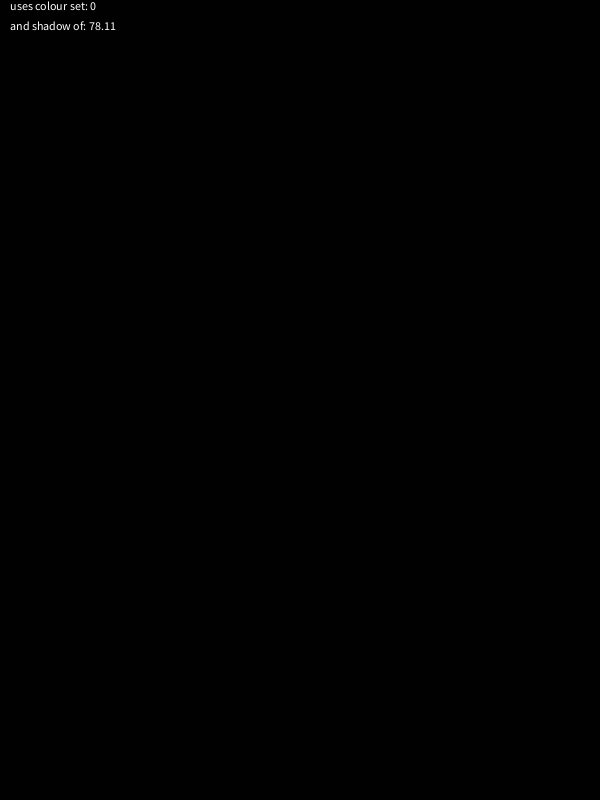
Frame 1 (no input)
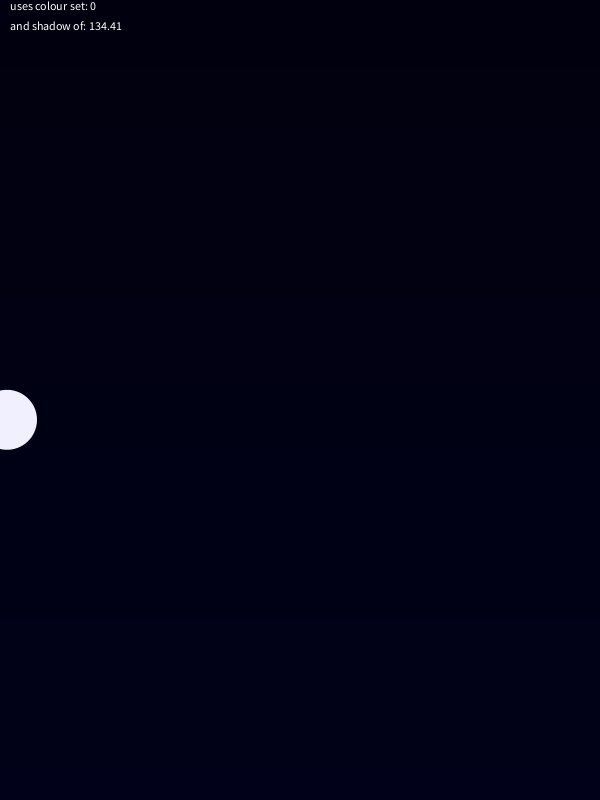
Frame 60 (the mouse pressed at the canvas centre just before this capture)
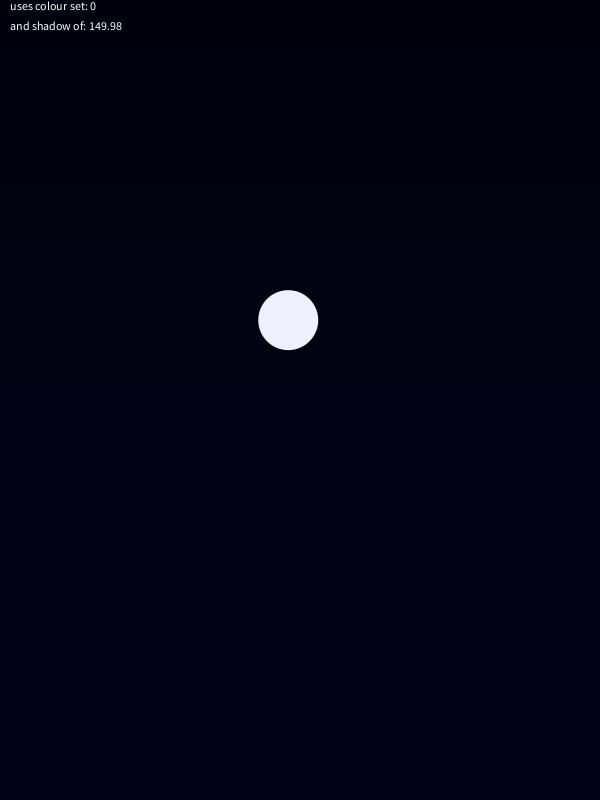
Frame 120 (the mouse held since frame 60 and released just before this capture)

The Processing sketch that drew these frames (run headless with seeded random() and noise(); from frame 60 on, the mouse is pressed at the canvas centre):

// Processing sketch: skyTransitions
// ── skyTransitions.pde
/*
 * Example coded live IMD3005 - Fall 2026
 * Algonquin College
 *
 * Transient of sky colors
 */

color[] skyColor = {color(10, 10, 40), color(60, 150, 230)};
color currentColor;
float DAY_LENGTH = 10000;     // one full day in milliseconds
float time;
float weightAlpha = 0;


void setup() {
  //colorMode(HSB, 360, 100, 100);
  size(600, 800);
  background(skyColor[0]);
}

void draw() {
  time = ( millis() % DAY_LENGTH ) / DAY_LENGTH;
  sky(time);
  sunMoon(time);
}


void sky(float t) {
  noStroke();
  currentColor = lerpColor(currentColor, skyColor[floor(t*2)], 0.05);
  // paint the sky
  background(currentColor);


  weightAlpha = 150 * (1 + sin(t * TWO_PI)) / 2;   // 150 at midnight, 0 at noon
  for (int j = 0; j < height; j += 10) {
    float alpha = map(j, 0, height, weightAlpha, 50);   // darkest at the top
    fill(0, alpha);
    rect(0, j, width, 10);
  }

  fill(255);
  text("uses colour set: "+floor(t*2), 10, 10);
  text("and shadow of: "+ nf(weightAlpha, 0, 2), 10, 30);
}

void keyPressed() {
  if (key == '+') {
    weightAlpha ++;
  } else if (key == '-') {
    weightAlpha --;
  }
}

void sunMoon(float t) {
  float r = height * 0.6;           // length of the arm
  push();
  translate(width / 2, height);     // pivot at the bottom centre
  rotate(t * 2 * PI);               // one full turn per day
  noStroke();
  fill(240, 240, 255);  //white-ish
  circle(-r, 0, 60);                // moon highest at t = 0.25 
  fill(255, 210, 60);  //yellow from colour-picker
  circle(r, 0, 90);                 // sun
  pop();
}
